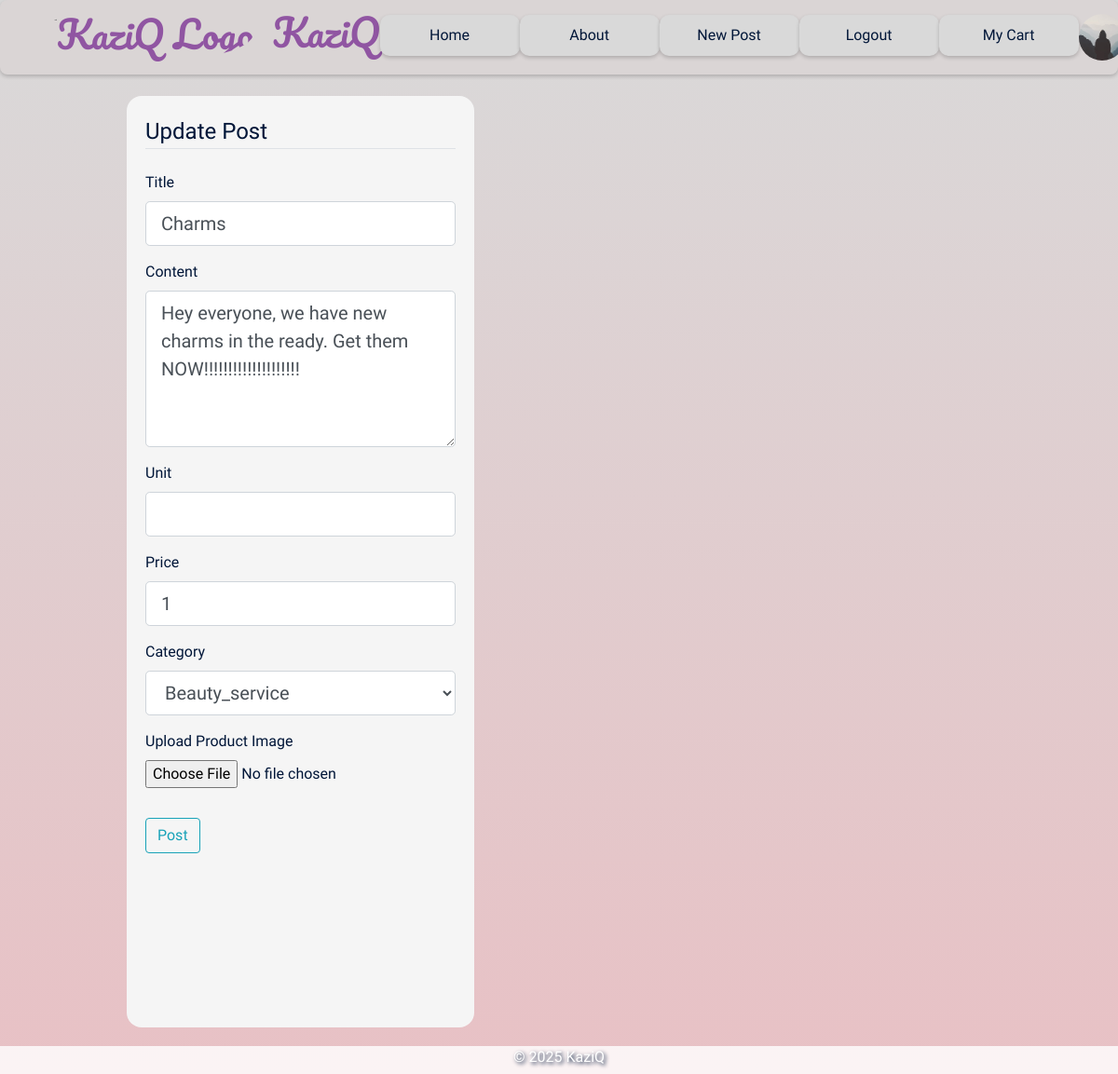
The app's page /post/2/update (signed in) with its own data.
### flaskblog/models.py (models this page shows, shortened)
class User(db.Model, UserMixin):
    id = db.Column(db.Integer, primary_key=True)
    username = db.Column(db.String(20), unique=True, nullable=False)
    email = db.Column(db.String(120), unique=True, nullable=False)
    whatsapp = db.Column(db.String(20), nullable=False)
    image_file = db.Column(db.String(20), nullable=False, default='default.jpg')
    password = db.Column(db.String(60), nullable=False)
    is_admin = db.Column(db.Boolean, nullable=False, default=False)
    account_balance = db.Column(db.Float, default=0.0)  # Current available balance
    total_sales = db.Column(db.Float, default=0.0)      # Lifetime sales
    bank_account = db.Column(db.String(50), nullable=True)
    bank_name = db.Column(db.String(100), nullable=True)
    phone_for_payment = db.Column(db.String(20), nullable=True)
    posts = db.relationship('Post', backref='author', lazy=True)

class Post(db.Model):
    id = db.Column(db.Integer, primary_key=True)
    title = db.Column(db.String(100), nullable=False)
    date_posted = db.Column(db.DateTime, nullable=False, default=datetime.utcnow)
    content = db.Column(db.Text, nullable=False)
    unit = db.Column(db.String(20), nullable=False, default='')
    price = db.Column(db.String(20), nullable=False, default='')
    user_id = db.Column(db.Integer, db.ForeignKey('user.id'), nullable=False)
    image_file = db.Column(db.String(20), nullable=True)
    cart_items = db.relationship('CartItem', backref='post', lazy=True)
    category = db.Column(db.String(50), nullable=False)

### flaskblog/routes.py (the view)
@app.route("/post/<int:post_id>/update", methods=['GET', 'POST'])
@login_required
def update_posts(post_id):
    post = Post.query.get_or_404(post_id)
    if post.author != current_user:
        flash("You don't have permission to edit this post.", "danger")
        return redirect(url_for('post', post_id=post.id))
    form = PostForm()  # Use PostForm instead of UpdatePostForm
    if form.validate_on_submit():
        post.title = form.title.data
        post.content = form.content.data
        post.unit = form.unit.data
        post.price = form.price.data
        post.category = form.category.data
        if form.image.data:
            image_file = save_post_image(form.image.data)
            post.image_file = image_file
        db.session.commit()  # No need for db.session.add(post) here
        flash('Your post has been updated!', 'success')
        return redirect(url_for('post', post_id=post.id))
    elif request.method == 'GET':
        form.title.data = post.title
        form.content.data = post.content
        form.price.data = post.price
        form.category.data = post.category  # Set category value
    return render_template('update_post.html',
                           title='Update Post',
                           form=form,
                           legend='Update Post',
                           post_id=post.id)  # Pass post_id explicitly

### flaskblog/forms.py
class PostForm(FlaskForm):
    title = StringField('Title', validators=[DataRequired()])
    content = TextAreaField('Content', validators=[DataRequired()])
    unit = StringField('Unit')
    price = StringField('Price', validators=[DataRequired()])
    category = SelectField('Category', choices=CATEGORIES, validators=[DataRequired()])
    image = FileField('Upload Product Image', validators=[FileAllowed(['jpg', 'png', 'jpeg'])])
    submit = SubmitField('Post')

### flaskblog/__init__.py (called while the page is built)
@login_manager.user_loader
def load_user(user_id):
    return User.query.get(int(user_id))

@app.context_processor
def inject_min_max():
    return dict(min=min, max=max)

### flaskblog/templates/update_post.html (shortened to what this page needs)
{% extends "layout.html" %}
{% block content %}
    <div class="content-section account-content">
        <form method="POST" action="" enctype="multipart/form-data">
            <fieldset class="form-group">
                <legend class="border-bottom mb-4">{{ legend }}</legend>
                <div class="form-group">
                    {{ form.title.label(class="form-control-label") }}
                    {% if form.title.errors %}
                        {{ form.title(class="form-control form-control-lg is-invalid") }}
                        <div class="invalid-feedback">
                            {% for error in form.title.errors %}
                                <span>{{ error }}</span>
                            {% endfor %}
                        </div>
                    {% else %}
                        {{ form.title(class="form-control form-control-lg") }}
                    {% endif %}
                </div>
                <div class="form-group">
                    {{ form.content.label(class="form-control-label") }}
                    {% if form.content.errors %}
                        {{ form.content(class="form-control form-control-lg is-invalid", rows=5) }}
                        <div class="invalid-feedback">
                            {% for error in form.content.errors %}
                                <span>{{ error }}</span>
                            {% endfor %}
                        </div>
                    {% else %}
                        {{ form.content(class="form-control form-control-lg", rows=5) }}
                    {% endif %}
                </div>
                <div class="form-group">
                    {{form.unit.label(class="form-control-label")}}
                    {% if form.unit.errors %}
                        {{form.unit(class="form-control form-control-lg is-invalid")}}
                        <div class="invalid-feedback">
                            {% for error in form.unit.errors %}
                                <span>{{error}}</span>
                            {% endfor %}
                        </div>
                    {% else %}
                        {{form.unit(class="form-control form-control-lg")}}
                    {% endif %}
                </div>
                <div class="form-group">
                    {{ form.price.label(class="form-control-label") }}
                    {% if form.price.errors %}
                        {{ form.price(class="form-control form-control-lg is-invalid") }}
                        <div class="invalid-feedback">
                            {% for error in form.price.errors %}
                                <span>{{ error }}</span>
                            {% endfor %}
                        </div>
                    {% else %}
                        {{ form.price(class="form-control form-control-lg") }}
                    {% endif %}
                </div>
                <div class="form-group">
                    {{ form.category.label(class="form-control-label") }}
                    {% if form.category.errors %}
                        {{ form.category(class="form-control form-control-lg is-invalid") }}
                        <div class="invalid-feedback">
                            {% for error in form.category.errors %}
                                <span>{{ error }}</span>
                            {% endfor %}
                        </div>
                    {% else %}
                        {{ form.category(class="form-control form-control-lg") }}
                    {% endif %}
                </div>
                <div class="form-group">
                    {{ form.image.label(class="form-control-label") }}
                    {{ form.image(class="form-control-file") }}
                </div>
            </fieldset>
            <div class="form-group">
                {{ form.submit(class="btn btn-outline-info") }}
            </div>
        </form>
    </div>
{% endblock content %}

### flaskblog/templates/layout.html (shortened to what this page needs)
<!DOCTYPE html>
<html lang="en">
<head>
    <link rel="stylesheet" href="https://cdn.jsdelivr.net/npm/bootstrap@4.3.1/dist/css/bootstrap.min.css">
    <link rel="stylesheet" type="text/css" href="{{ url_for('static', filename='main.css') }}">
    <link href="https://cdnjs.cloudflare.com/ajax/libs/font-awesome/5.15.4/css/all.min.css" rel="stylesheet">
</head>
<body>
    <header class="site-header">
        <nav class="navbar navbar-expand-md" id="navbar">
            <div class="container">
                <a class="navbar-brand" href="/">
                    <img src="{{ url_for('static', filename='service-client.png') }}" alt="KaziQ Logo" class="navbar-logo">
                    KaziQ
                </a>
                <div class="collapse navbar-collapse" id="navbarToggle">
                    <div class="navbar-nav mr-auto" id="navbar-nav">
                        <a class="nav-item nav-link" href="{{url_for('home')}}">Home</a>
                        <a class="nav-item nav-link" href="{{url_for('about')}}">About</a>
                        {% if current_user.is_authenticated %}
                        <a class="nav-item nav-link" href="{{url_for('new_post')}}">New Post</a>
                        <a class="nav-item nav-link" href="{{url_for('logout')}}">Logout</a>
                        <a class='nav-item nav-link' href="{{url_for('view_cart')}}">My Cart</a>
                        <a href="{{ url_for('account') }}">
                            <img src="{{ url_for('static', filename='profile_pics/' + current_user.image_file) }}" alt="Profile" class="rounded-circle account-img">
                        </a>
                        {% else %}
                            <a class="nav-item nav-link" href="{{url_for('login')}}">Login</a>
                            <a class="nav-item nav-link" href="{{url_for('register')}}">Register</a>
                        {% endif %}
                    </div>
                </div>
            </div>
        </nav>
    </header>
    <main role="main" class="container mt-5 pt-5">
        <div class="row">
            <div class="content-container">
                <div class="body-content">
                    <div class="wholebar">
                        <div class="actual-content">
                            {% block content %}{% endblock %}
                        </div>
                        <div class="sidebar">
                        </div>
                    </div>
                </div>
            </div>
        </div>
    </main>
    <footer>
        <div class="footer-container">
            <div class="footer">
                <p>&copy; 2025 KaziQ</p>
            </div>
        </div>
    </footer>
</body>
</html>

### flaskblog/static/main.css (style rules this page uses)
body { background-image: linear-gradient(to bottom, #D9D9D9, #E8C1C5); background-repeat: no-repeat; background-position:center; background-attachment: fixed; font-family: "Itim", cursive; font-weight: 400; font-style: normal; color: #011638; margin:0; }
#navbar { background-color:#dad5d5; width: 100%; height: 80px; border-radius:8px; box-shadow: 0 2px 4px 0 rgba(0,0,0,0.2); margin-top: 0; display:flex; justify-content:center; align-items:center; }
#navbar-nav { width:100%; display:flex; justify-content:space-around; align-items:end; margin-top:-5px; }
.navbar-nav .account-img { height: 50px; width: 50px; border-radius: 50%; margin-right: 20px; margin-bottom:-5px; }
.navbar-nav { margin:0; width:100%; display:flex; justify-content:space-around; }
.navbar-brand { font-family: "Pacifico", cursive; font-weight: 400; font-style: normal; color: #9055A2; font-size:2.5rem; }
.nav-item { font-family: "Itim", cursive; font-weight: 400; font-style: normal; color: #011638; width:150px; text-align:center; }
.account-content { padding:20px; }
.body-content { display:flex; justify-content:center; align-items:center; flex-direction:column; }
.navbar, .navbar-collapse { filter: none; pointer-events: auto; z-index: 1050; }
.content-container { display:flex; justify-content:center; align-items:center; margin:auto; }
.content-section { background: whitesmoke; border: none; border-radius: 1em; height:1000px; }
.actual-content { border: none; border-radius:1em; display: grid; gap: 20px; grid-template-columns: repeat(2, 1fr); height:100%; width:100%; margin-right:20px; }
.account-img { height: 125px; width: 125px; margin-right: 20px; margin-bottom: 16px; }
.navbar-logo { height: 40px; width: auto; margin-right: 10px; border-radius:50%; margin-bottom:10px; }
footer { display:flex; justify-content:center; align-items:start; background-color: rgba(255, 255, 255, 0.8); width:100%; height: 35px; color:#ffffff; font-size:1rem; position:fixed; bottom:-5px; text-shadow: 2px 2px 4px #011638; }
.sidebar { width: 250px; padding: 20px; border-radius:1em; background:none; border-radius:0 1em 1em 0; text-align:center; }
.site-header .navbar-nav .nav-link { color:#011638; background-color:#D9D9D9; border-radius:10px; text-align:center; padding:10px 25px; transition: background-color 0.3s; box-shadow: 0 2px 4px 0 rgba(0,0,0,0.2); }
.wholebar { display:flex; justify-content:center; align-items:center; margin:-73px 0px 50px 60px; }

### records on screen
User: image_file (placeholder picture)
Post: title "Charms", content "Hey everyone, we have new charms in the ready. Get them NOW!!!!!!!!!!!!!!!!!!!!", price "1", category "Beauty_service"

### other values on screen
{{ legend }} "Update Post"
